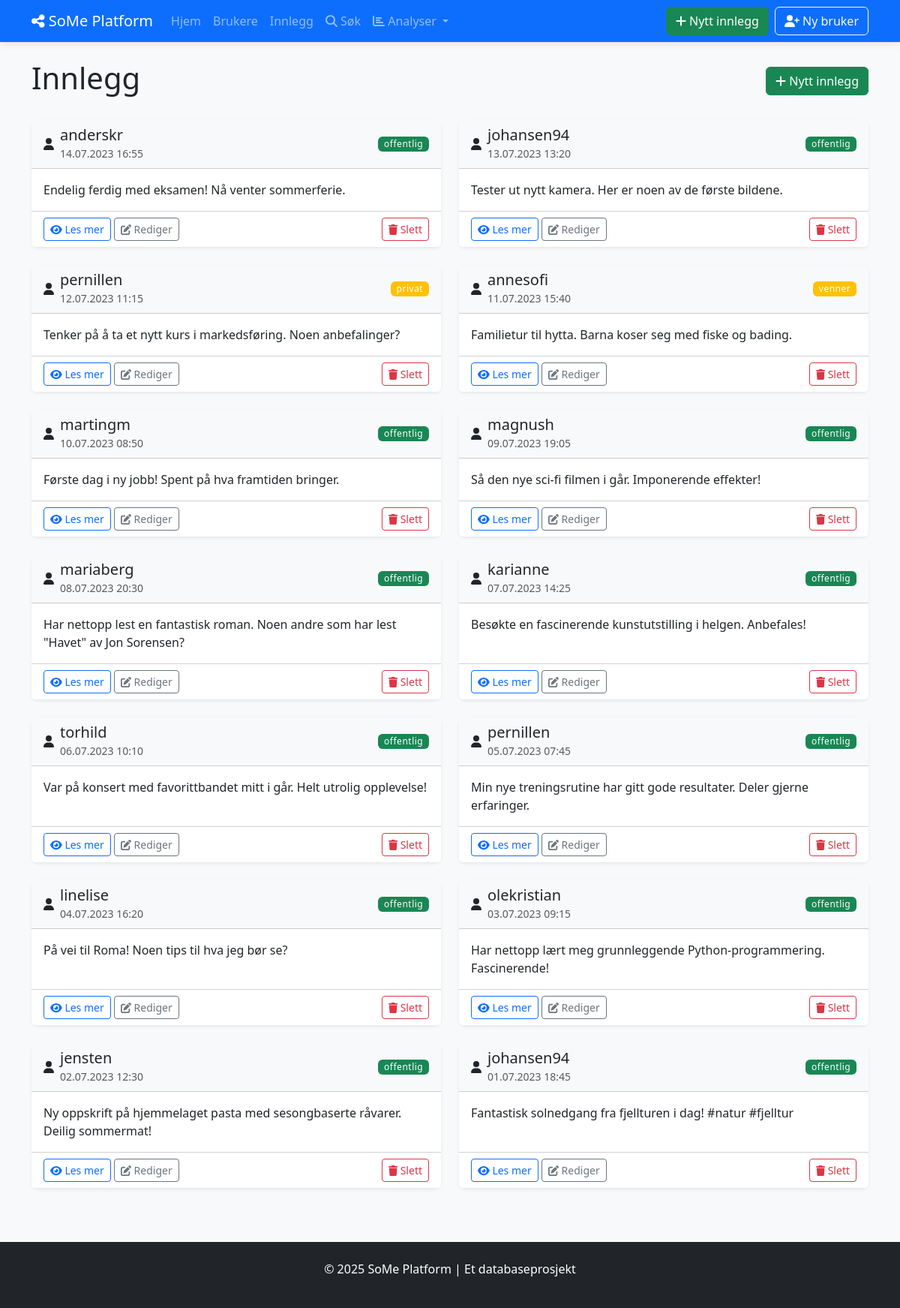
The page /posts on the database its author committed.
### tables this page shows
CREATE TABLE INNLEGG (
            innlegg_id INTEGER PRIMARY KEY AUTOINCREMENT,
            innhold TEXT NOT NULL,
            opprettet_dato DATETIME NOT NULL DEFAULT CURRENT_TIMESTAMP,
            oppdatert_dato DATETIME DEFAULT CURRENT_TIMESTAMP,
            synlighet TEXT NOT NULL DEFAULT 'offentlig',
            bruker_id INTEGER NOT NULL,
            FOREIGN KEY (bruker_id) REFERENCES BRUKERE(bruker_id) ON DELETE CASCADE
        );

CREATE TABLE BRUKERE (
            bruker_id INTEGER PRIMARY KEY AUTOINCREMENT,
            brukernavn TEXT NOT NULL UNIQUE,
            epost TEXT NOT NULL UNIQUE,
            passord_hash TEXT NOT NULL,
            profilbilde TEXT,
            bio TEXT,
            registrerings_dato DATE NOT NULL DEFAULT CURRENT_DATE,
            fødselsdato DATE,
            status TEXT DEFAULT 'aktiv'
        );

### social_media_app/app.py (the view)
@app.route('/posts')
def list_posts():
    try:
        with Database() as db:
            posts = db.fetchall("""
                SELECT i.*, b.brukernavn
                FROM INNLEGG i
                JOIN BRUKERE b ON i.bruker_id = b.bruker_id
                ORDER BY i.opprettet_dato DESC
            """)
            formatted_posts = []
            for post in posts:
                post_dict = dict(post)
                for date_field in ['opprettet_dato', 'oppdatert_dato']:
                    if date_field in post_dict and post_dict[date_field]:
                        try:
                            if isinstance(post_dict[date_field], str):
                                if 'T' in post_dict[date_field]:  # ISO format
                                    post_dict[date_field] = datetime.fromisoformat(post_dict[date_field].replace('Z', '+00:00'))
                                else:  # SQLite default format
                                    post_dict[date_field] = datetime.strptime(post_dict[date_field], '%Y-%m-%d %H:%M:%S')
                        except (ValueError, TypeError):
                            try:
                                post_dict[date_field] = datetime.strptime(post_dict[date_field], '%Y-%m-%d')
                            except (ValueError, TypeError):
                                post_dict[date_field] = datetime.now()
                formatted_posts.append(post_dict)
            return render_template('posts/list.html', posts=formatted_posts)
    except Exception as e:
        flash(f'Error fetching posts: {str(e)}', 'danger')
        return render_template('posts/list.html', posts=[])

### social_media_app/db_config.py (called while the page is built)
    def __enter__(self):
        return self

    def __exit__(self, exc_type, exc_val, exc_tb):
        self.cursor.close()
        if self.conn:
            self.conn.close()

    def fetchall(self, sql, params=None):
        self.cursor.execute(sql, params or ())
        return self.cursor.fetchall()

### social_media_app/templates/posts/list.html (shortened to what this page needs)
{% extends "base.html" %}
{% block content %}
<div class="d-flex justify-content-between align-items-center mb-4">
    <h1>Innlegg</h1>
    <a href="{{ url_for('show_create_post') }}" class="btn btn-success">
        <i class="fas fa-plus"></i> Nytt innlegg
    </a>
</div>
{% if posts %}
    <div class="row">
        {% for post in posts %}
        <div class="col-md-6 mb-4">
            <div class="card shadow-sm h-100">
                <div class="card-header bg-light d-flex justify-content-between align-items-center">
                    <div class="d-flex align-items-center">
                        <div class="me-2">
                            <span class="user-icon">
                                <i class="fas fa-user"></i>
                            </span>
                        </div>
                        <div>
                            <h5 class="card-title mb-0">{{ post.brukernavn }}</h5>
                            <small class="text-muted">{{ post.opprettet_dato.strftime('%d.%m.%Y %H:%M') }}</small>
                        </div>
                    </div>
                    <span class="badge {{ 'bg-success' if post.synlighet == 'offentlig' else 'bg-warning' }}">
                        {{ post.synlighet }}
                    </span>
                </div>
                <div class="card-body">
                    <p class="card-text">
                        {% if post.innhold|length > 150 %}
                            {{ post.innhold[:150] }}...
                        {% else %}
                            {{ post.innhold }}
                        {% endif %}
                    </p>
                </div>
                <div class="card-footer bg-white">
                    <div class="d-flex justify-content-between align-items-center">
                        <div>
                            <a href="{{ url_for('view_post', post_id=post.innlegg_id) }}" class="btn btn-sm btn-outline-primary">
                                <i class="fas fa-eye"></i> Les mer
                            </a>
                            <a href="{{ url_for('show_edit_post', post_id=post.innlegg_id) }}" class="btn btn-sm btn-outline-secondary">
                                <i class="fas fa-edit"></i> Rediger
                            </a>
                        </div>
                        <div>
                            <button type="button" class="btn btn-sm btn-outline-danger"
                                    data-bs-toggle="modal" data-bs-target="#deletePostModal{{ post.innlegg_id }}">
                                <i class="fas fa-trash"></i> Slett
                            </button>
                        </div>
                    </div>
                </div>
            </div>
        </div>
        {% endfor %}
    </div>
{% endif %}
{% endblock %}

### social_media_app/static/style.css (style rules this page uses)
body { background-color: #f8f9fa; min-height: 100vh; display: flex; flex-direction: column; }
.card { border-radius: 0.5rem; border: none; transition: transform 0.2s, box-shadow 0.2s; }
.badge { font-weight: 500; letter-spacing: 0.5px; }

### rows shown on the page
INNLEGG: brukernavn "anderskr", opprettet_dato "14.07.2023 16:55", synlighet "offentlig", innhold "Endelig ferdig med eksamen! Nå venter sommerferie."
INNLEGG: brukernavn "johansen94", opprettet_dato "13.07.2023 13:20", synlighet "offentlig", innhold "Tester ut nytt kamera. Her er noen av de første bildene."
INNLEGG: brukernavn "pernillen", opprettet_dato "12.07.2023 11:15", synlighet "privat", innhold "Tenker på å ta et nytt kurs i markedsføring. Noen anbefalinger?"
INNLEGG: brukernavn "annesofi", opprettet_dato "11.07.2023 15:40", synlighet "venner", innhold "Familietur til hytta. Barna koser seg med fiske og bading."
INNLEGG: brukernavn "martingm", opprettet_dato "10.07.2023 08:50", synlighet "offentlig", innhold "Første dag i ny jobb! Spent på hva framtiden bringer."
INNLEGG: brukernavn "magnush", opprettet_dato "09.07.2023 19:05", synlighet "offentlig", innhold "Så den nye sci-fi filmen i går. Imponerende effekter!"
INNLEGG: brukernavn "mariaberg", opprettet_dato "08.07.2023 20:30", synlighet "offentlig", innhold "Har nettopp lest en fantastisk roman. Noen andre som har lest \"Havet\" av Jon Sorensen?"
INNLEGG: brukernavn "karianne", opprettet_dato "07.07.2023 14:25", synlighet "offentlig", innhold "Besøkte en fascinerende kunstutstilling i helgen. Anbefales!"
INNLEGG: brukernavn "torhild", opprettet_dato "06.07.2023 10:10", synlighet "offentlig", innhold "Var på konsert med favorittbandet mitt i går. Helt utrolig opplevelse!"
INNLEGG: brukernavn "pernillen", opprettet_dato "05.07.2023 07:45", synlighet "offentlig", innhold "Min nye treningsrutine har gitt gode resultater. Deler gjerne erfaringer."
INNLEGG: brukernavn "linelise", opprettet_dato "04.07.2023 16:20", synlighet "offentlig", innhold "På vei til Roma! Noen tips til hva jeg bør se?"
INNLEGG: brukernavn "olekristian", opprettet_dato "03.07.2023 09:15", synlighet "offentlig", innhold "Har nettopp lært meg grunnleggende Python-programmering. Fascinerende!"
INNLEGG: brukernavn "jensten", opprettet_dato "02.07.2023 12:30", synlighet "offentlig", innhold "Ny oppskrift på hjemmelaget pasta med sesongbaserte råvarer. Deilig sommermat!"
INNLEGG: brukernavn "johansen94", opprettet_dato "01.07.2023 18:45", synlighet "offentlig", innhold "Fantastisk solnedgang fra fjellturen i dag! #natur #fjelltur"
